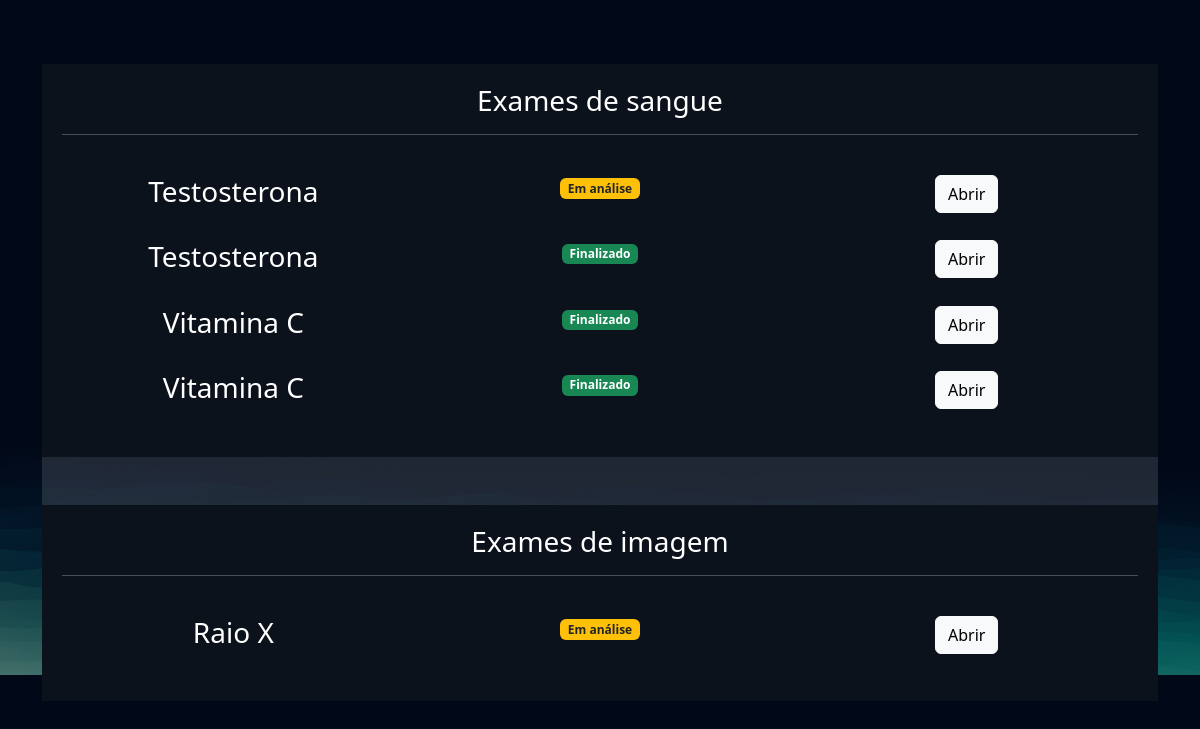
The app's page /empresarial/cliente/3 (signed in) with its own data.
### exames/models.py (models this page shows, shortened)
class SolicitacaoExame(models.Model):
    choice_status = (
        ('E', 'Em análise'),
        ('F', 'Finalizado')
    )
    usuario = models.ForeignKey(User, on_delete=models.DO_NOTHING)
    exame = models.ForeignKey(TiposExames, on_delete=models.DO_NOTHING)
    status = models.CharField(max_length=2, choices=choice_status)
    resultado = models.FileField(upload_to="resultados", null=True, blank=True)
    requer_senha = models.BooleanField(default=False)
    senha = models.CharField(max_length=6, null=True, blank=True)
    def badge_template(self):
        if self.status == 'E':
            classes_css = 'bg-warning text-dark'
            texto = "Em análise"
        elif self.status == 'F':
            classes_css = 'bg-success'
            texto = "Finalizado"
        return mark_safe(f"<span class='badge bg-primary {classes_css}'>{texto}</span>")

class TiposExames(models.Model):
    tipo_choices = (
        ('I', 'Exame de imagem'),
        ('S', 'Exame de Sangue')
    )
    nome = models.CharField(max_length=50)
    tipo = models.CharField(max_length=2, choices=tipo_choices)
    preco = models.FloatField()
    disponivel = models.BooleanField(default=True)
    horario_inicial = models.IntegerField()
    horario_final = models.IntegerField()

### empresarial/views.py (the view)
# urls.py: path('cliente/<int:cliente_id>', views.cliente, name="cliente"),
@staff_member_required
def cliente(request, cliente_id):
    cliente = User.objects.get(id=cliente_id)
    exames = SolicitacaoExame.objects.filter(usuario=cliente)
    return render(request, 'cliente.html', {'cliente': cliente, 'exames': exames})

### empresarial/templates/cliente.html (shortened to what this page needs)
{% extends "bases/base.html" %}
{% load static %}
{% block 'head' %}
    <link href="{% static 'exames/css/css.css' %}" rel="stylesheet">
    <link href="{% static 'exames/css/gerenciar_pedidos.css' %}" rel="stylesheet">
    <link href="{% static 'exames/css/gerenciar_exames.css' %}" rel="stylesheet">
{% endblock 'head' %}
{% block 'conteudo' %}
    <br>
    <br>
    <div class="container">
        <div class="card card-view">
            <div class="sub-card">
                <h3>Exames de sangue</h3>
                <hr>
                <br>
                {% for exame in exames  %}
                    {% if  exame.exame.tipo == 'S'%}
                        <div class="row">
                            <div class="col-md"><h3>{{exame.exame.nome}}</h3></div>
                            <div class="col-md">{{exame.badge_template}}</div>
                            <div class="col-md">
                                <a href="{% url exame_cliente exame.id %}" class="btn btn-light">Abrir</a>
                            </div>
                        </div>
                        <br>
                    {% endif %}
                {% endfor %}
            </div>
            <br>
            <br>
            <div class="sub-card">
                <h3>Exames de imagem</h3>
                <hr>
                <br>
                {% for exame in exames  %}
                    {% if  exame.exame.tipo == 'I'%}
                        <div class="row">
                            <div class="col-md"><h3>{{exame.exame.nome}}</h3></div>
                            <div class="col-md">{{exame.badge_template}}</div>
                            <div class="col-md"><a href="{% url "exame_cliente" exame.id %}" class="btn btn-light">Abrir</a></div>
                        </div>
                        <br>
                    {% endif %}
                {% endfor %}
            </div>
        </div>
    </div>
{% endblock 'conteudo' %}

### templates/static/geral/css/base.css (style rules this page uses)
:root { --main-color: #151C34; --dark-color: #0C121C ; --light-color: #6DE6EE; --contrast-color: #f4c96b; --differential-color: #066668; }
* { color: white }

### templates/static/exames/css/css.css (style rules this page uses)
body { background-image: url('/static/geral/img/bg2.png'); background-size: cover; }
.card { background-color: rgba(217, 217, 217, .14); color: white; padding: 15px; }

### templates/static/exames/css/gerenciar_pedidos.css (style rules this page uses)
.card-view { text-align: center; padding: 0; border: none; height: 70vh; }

### templates/static/exames/css/gerenciar_exames.css (style rules this page uses)
.sub-card { background-color: var(--dark-color); padding: 20px; }

### records on screen
SolicitacaoExame: exame.nome "Testosterona", badge_template "Em análise"
SolicitacaoExame: exame.nome "Testosterona", badge_template "Finalizado"
SolicitacaoExame: exame.nome "Vitamina C", badge_template "Finalizado"
SolicitacaoExame: exame.nome "Vitamina C", badge_template "Finalizado"
SolicitacaoExame: exame.nome "Raio X", badge_template "Em análise"
